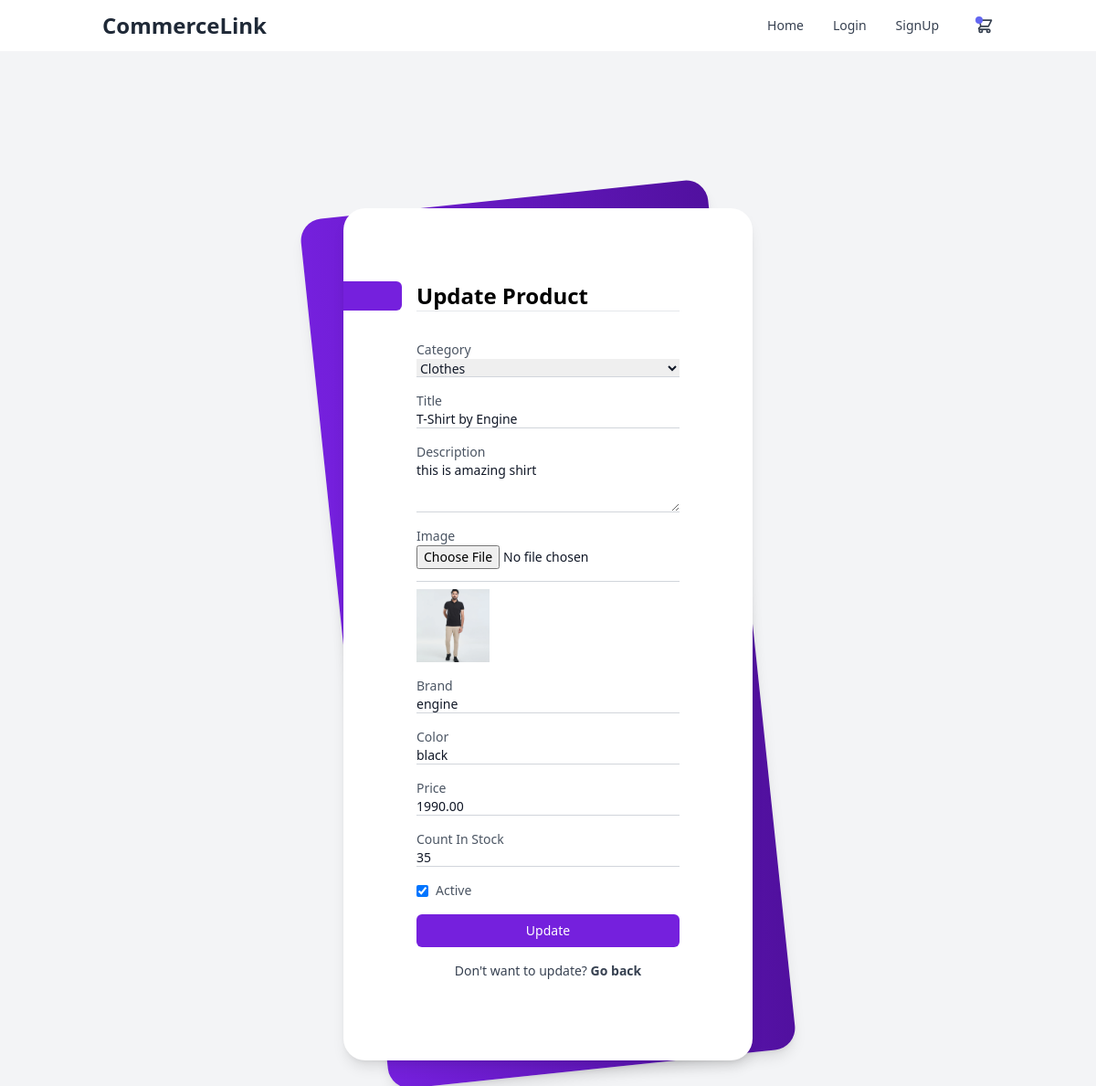
The app's page /update_product/4/ with its own data.
### products/models.py (models this page shows, shortened)
class Product(models.Model):
    author                  = models.ForeignKey(CustomUser, null=True, on_delete=models.CASCADE)
    category                = models.ForeignKey(Categorie, on_delete=models.CASCADE)
    title                   = models.CharField(max_length=100)
    description             = models.TextField()
    image                   = models.ImageField(upload_to='products/')
    brand                   = models.CharField(max_length=20)
    color                   = models.CharField(max_length=200)
    price                   = models.DecimalField(default=0, max_digits=7, decimal_places=2)
    countInStock            = models.IntegerField(default=0)
    created_at              = models.DateTimeField(auto_now_add=True)
    is_active               = models.BooleanField(default=True)

class Categorie(models.Model):
    name                    = models.CharField(max_length=50)
    image                   = models.ImageField(upload_to='category/')
    author                  = models.ForeignKey(CustomUser, null=True, on_delete=models.SET_NULL)
    color                   = models.CharField(max_length=50, default='white')
    created_at              = models.DateTimeField(auto_now_add=True)

### products/views.py (the view, shortened to what this page needs)
# urls.py: path('update_product/<int:product_id>/', update_product, name='update_product'),
def update_product(request, product_id):
    product = get_object_or_404(Product, id=product_id)
    categories = Categorie.objects.filter(author = product.author)
    context = {'categories': categories, 'product': product }
    return render(request, 'products/update_product.html', context)

### products/templates/products/update_product.html (shortened to what this page needs)
{% extends 'base.html' %}
{% block content %}
<div class="min-h-screen bg-gray-100 py-6 flex flex-col justify-center sm:py-12">
  <div class="relative py-3 sm:max-w-xl sm:mx-auto">
    <div class="relative px-4 py-10 bg-white shadow-lg sm:rounded-3xl sm:pt-20 sm:px-20 ">
      <div class="max-w-md mx-auto">
        <div>
          <h1
            class="text-2xl relative font-semibold after:absolute after:content-[''] after:h-full after:w-16 after:bg-[#7520DD] after:-left-20 after:top-0 after:rounded-r-md">
            Update Product</h1>
        </div>
        <form method="post" enctype="multipart/form-data" class="divide-y divide-gray-200">
            <div class="py-8 text-base leading-6 space-y-4 text-gray-700 sm:text-lg sm:leading-7">
              <div class="relative">
                <label for="category" class="block text-sm text-gray-600">Category</label>
                <select name="category" id="category" required class="text-sm peer placeholder-transparent h-5 w-72 border-b border-gray-300 text-gray-900 focus:outline-none focus:border-rose-600">
                  {% for category in categories %}
                  <option value="{{ category.id }}" class="text-sm" {% if category.id == product.category.id %}selected{% endif %}>{{ category.name }}</option>
                  {% endfor %}
                </select>
              </div>
              <div class="relative">
                <label for="title" class="block text-sm text-gray-600">Title</label>
                <input id="title" name="title" type="text" required class="text-sm peer placeholder-transparent h-5 w-72 border-b border-gray-300 text-gray-900 focus:outline-none focus:border-rose-600" value="{{ product.title }}" />
              </div>
              <div class="relative">
                <label for="description" class="block text-sm text-gray-600">Description</label>
                <textarea id="description" name="description" required class="text-sm peer placeholder-transparent h-14 w-72 border-b border-gray-300 text-gray-900 focus:outline-none focus:border-rose-600">{{ product.description }}</textarea>
              </div>
              <div class="relative">
                <label for="image" class="block text-sm text-gray-600">Image</label>
                <input id="image" name="image" type="file" class="text-sm peer placeholder-transparent h-10 w-72 border-b border-gray-300 text-gray-900 focus:outline-none focus:border-rose-600" />
                {% if product.image %}
                  <img src="{{ product.image.url }}" alt="Product Image" class="mt-2 w-20 h-20 object-cover">
                {% endif %}
              </div>
              <div class="relative">
                <label for="brand" class="block text-sm text-gray-600">Brand</label>
                <input id="brand" name="brand" type="text" required class="text-sm peer placeholder-transparent h-5 w-72 border-b border-gray-300 text-gray-900 focus:outline-none focus:border-rose-600" value="{{ product.brand }}" />
              </div>
              <div class="relative">
                <label for="color" class="block text-sm text-gray-600">Color</label>
                <input id="color" name="color" type="text" required class="text-sm peer placeholder-transparent h-5 w-72 border-b border-gray-300 text-gray-900 focus:outline-none focus:border-rose-600" value="{{ product.color }}" />
              </div>
              <div class="relative">
                <label for="price" class="block text-sm text-gray-600">Price</label>
                <input id="price" name="price" type="number" step="0.01" required class="text-sm peer placeholder-transparent h-5 w-72 border-b border-gray-300 text-gray-900 focus:outline-none focus:border-rose-600" value="{{ product.price }}" />
              </div>
              <div class="relative">
                <label for="countInStock" class="block text-sm text-gray-600">Count In Stock</label>
                <input id="countInStock" name="countInStock" type="number" required class="text-sm peer placeholder-transparent h-5 w-72 border-b border-gray-300 text-gray-900 focus:outline-none focus:border-rose-600" value="{{ product.countInStock }}" />
              </div>
              <div class="relative">
                <label for="is_active" class="inline-flex items-center">
                  <input id="is_active" name="is_active" type="checkbox" class="form-checkbox" {% if product.is_active %}checked{% endif %} />
                  <span class="ml-2 text-sm text-gray-600">Active</span>
                </label>
              </div>
              <div class="relative">
                <button type="submit" class="bg-[#7520DD] text-white text-sm hover:opacity-90 rounded-md px-3.5 py-2 w-full">Update</button>
              </div>
              <p class="text-sm text-center">Don't want to update? <a class="font-bold" href="{% url 'products_by_user' user_id=request.user.id %}">Go back</a></p>
            </div>
          </form>
      </div>
    </div>
  </div>
</div>
{% endblock %}

### records on screen
Product: category "Clothes", title "T-Shirt by Engine", description "this is amazing shirt", image (picture), brand "engine", color "black", price "1990.00", countInStock "35", is_active "☑"
